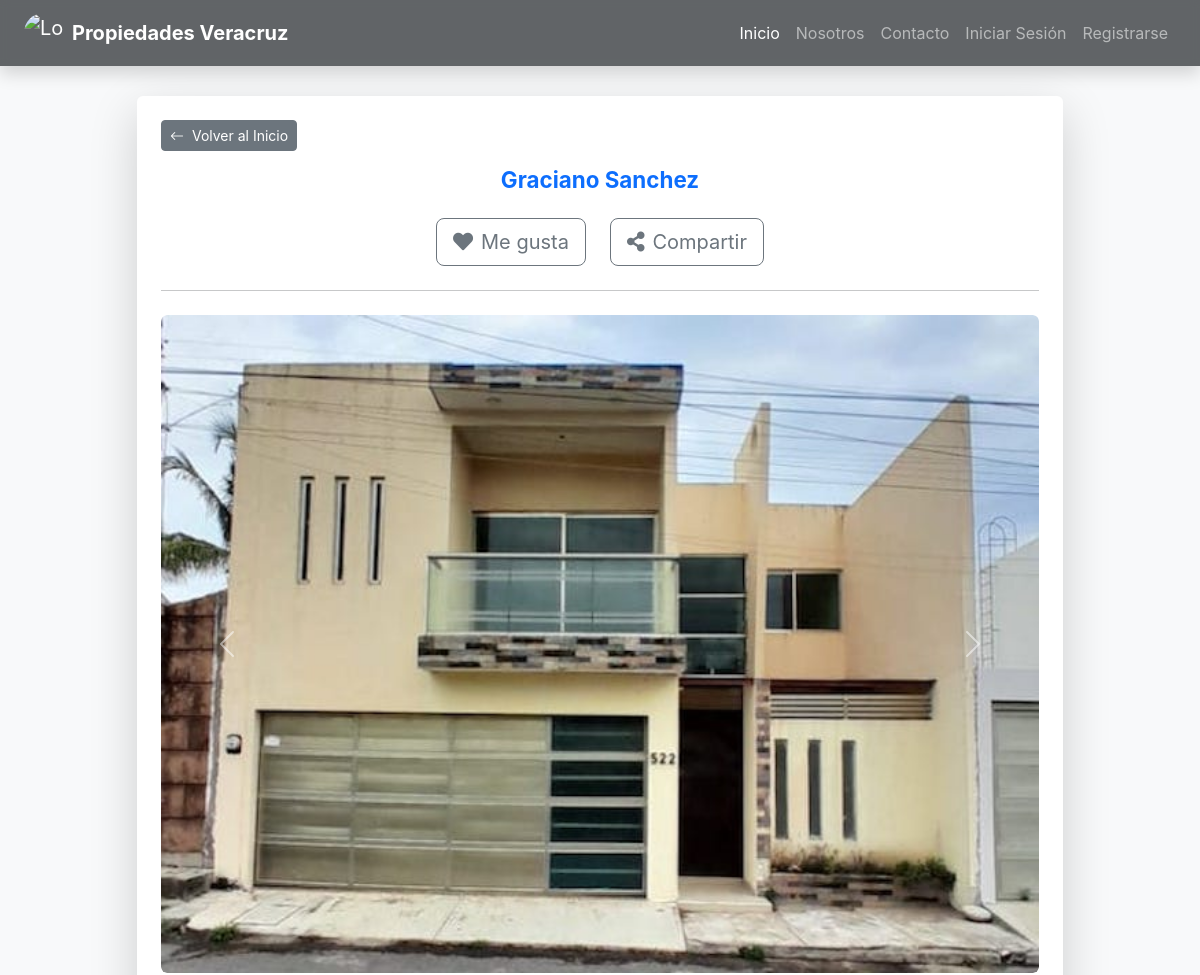
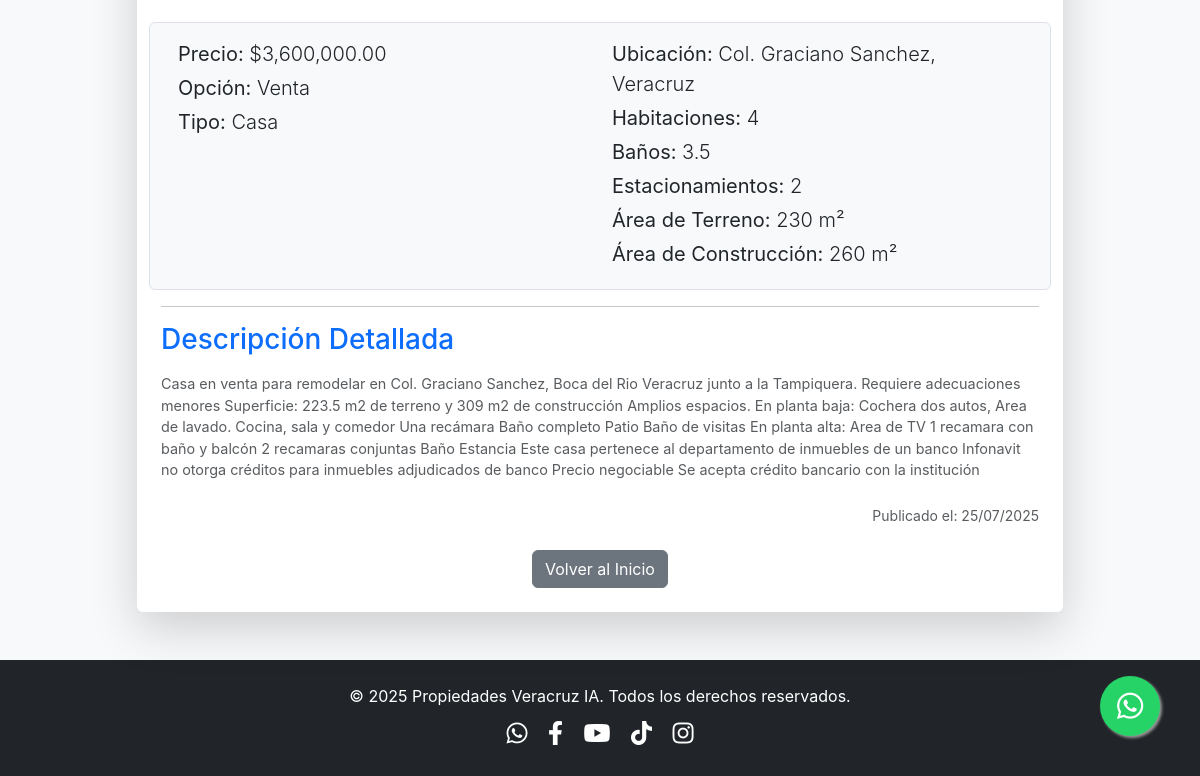
The app's page /property/8 with its own data (2 pictures, top to bottom).
### models.py (models this page shows, shortened)
class Property(db.Model):
    __tablename__ = 'property' # Añadido nombre de tabla explícito para consistencia
    id = db.Column(db.Integer, primary_key=True)
    titulo = db.Column(db.String(100), nullable=False)
    descripcion = db.Column(db.Text, nullable=False)
    precio = db.Column(db.Float, nullable=False)
    ubicacion = db.Column(db.String(200), nullable=False)
    municipio = db.Column(db.String(100), nullable=False)
    property_options = db.Column(db.String(100), nullable=False)
    tipo_propiedad = db.Column(db.String(50), nullable=False) # Ej: Casa, Departamento, Terreno
    num_habitaciones = db.Column(db.Integer, nullable=True)
    num_banos = db.Column(db.Integer, nullable=True)
    num_medios_banos = db.Column(db.Integer, default=0)
    num_estacionamientos = db.Column(db.Integer, default=0)
    area_construccion_metros_cuadrados = db.Column(db.Float, nullable=True)
    area_terreno_metros_cuadrados = db.Column(db.Float, nullable=True)
    antiguedad = db.Column(db.Integer, nullable=True) # En años
    cuota_mantenimiento = db.Column(db.Float, default=0.0)
    fecha_publicacion = db.Column(db.DateTime, default=datetime.utcnow)
    images = db.relationship('PropertyImage', backref='property', lazy=True, cascade="all, delete-orphan")
    agente_id = db.Column(db.Integer, db.ForeignKey('user.id'), nullable=False)
    agente = db.relationship('User', backref='managed_properties') # Relación inversa para acceder a las propiedades de un usuario

class PropertyImage(db.Model):
    __tablename__ = 'property_image' # Añadido nombre de tabla explícito
    id = db.Column(db.Integer, primary_key=True)
    filename = db.Column(db.String(100), nullable=False)
    property_id = db.Column(db.Integer, db.ForeignKey('property.id'), nullable=False)
    is_main = db.Column(db.Boolean, default=False) # Para identificar la imagen principal

### app.py (the view)
@main.route("/property/<int:property_id>")
def property_detail(property_id):
    property_data = db.session.get(Property, property_id) # Usar db.session.get() para la propiedad
    if not property_data:
        flash('La propiedad solicitada no existe.', 'danger')
        return redirect(url_for('main.home'))
    if property_data.images:
        sorted_images = sorted(property_data.images, key=lambda img: (not img.is_main, img.id))
        property_data.images = sorted_images # Asigna la lista ordenada de vuelta al atributo images
    return render_template('property_detail.html', title=property_data.titulo, property=property_data)

### templates/property_detail.html (shortened to what this page needs)
{% extends "base.html" %}
{% block content %}
<div class="container my-5 pt-5">
    <div class="row justify-content-center">
        <div class="col-lg-10 col-md-12">
            <div class="card shadow-lg border-0 rounded-lg">
                <div class="card-body p-4">
                    <div class="text-start mb-3">
                        <a href="{{ url_for('main.home') }}" class="btn btn-secondary btn-sm">
                            <i class="bi bi-arrow-left me-1"></i> Volver al Inicio
                        </a>
                    </div>
                    <h1 class="card-title text-center text-primary mb-4 display-4 fw-bold">{{ property.titulo }}</h1>
                    <div class="d-flex justify-content-center gap-4 mb-4">
                        <button type="button" class="btn btn-outline-secondary btn-lg d-flex align-items-center gap-2">
                            <i class="fas fa-heart"></i> Me gusta
                        </button>
                        <button type="button" class="btn btn-outline-secondary btn-lg d-flex align-items-center gap-2">
                            <i class="fas fa-share-alt"></i> Compartir
                        </button>
                    </div>
                    <hr class="mb-4">
                    {% if property.images %}
                    <div id="propertyCarousel" class="carousel slide mb-4" data-bs-ride="carousel">
                        <div class="carousel-inner rounded">
                            {% for image in property.images %}
                            <div class="carousel-item {% if loop.first %}active{% endif %}">
                                <img src="{{ url_for('static', filename='uploads/' + image.filename) }}" class="d-block w-100 rounded" alt="Imagen de la propiedad">
                            </div>
                            {% endfor %}
                        </div>
                        {% if property.images|length > 1 %}
                        <button class="carousel-control-prev" type="button" data-bs-target="#propertyCarousel" data-bs-slide="prev">
                            <span class="carousel-control-prev-icon" aria-hidden="true"></span>
                        </button>
                        <button class="carousel-control-next" type="button" data-bs-target="#propertyCarousel" data-bs-slide="next">
                            <span class="carousel-control-next-icon" aria-hidden="true"></span>
                        </button>
                        {% endif %}
                    </div>
                    {% else %}
                    <div class="text-center mb-4">
                        <img src="{{ url_for('static', filename='img/placeholders/no_image.png') }}" class="img-fluid rounded shadow-sm" alt="No hay imagen disponible">
                        <p class="text-muted mt-2">No hay imágenes disponibles para esta propiedad.</p>
                    </div>
                    {% endif %}
                    <div class="row mb-3 p-3 border rounded bg-light">
                        <div class="col-md-6">
                            <p class="lead mb-1"><strong>Precio:</strong> ${{ "{:,.2f}".format(property.precio) }}</p>
                            <p class="lead mb-1"><strong>Opción:</strong> {{ property.property_options }}</p>
                            <p class="lead mb-1"><strong>Tipo:</strong> {{ property.tipo_propiedad }}</p>
                        </div>
                        <div class="col-md-6">
                            <p class="lead mb-1"><strong>Ubicación:</strong> {{ property.ubicacion }}, {{ property.municipio }}</p>
                            {% if property.num_habitaciones %}
                                <p class="lead mb-1"><strong>Habitaciones:</strong> {{ property.num_habitaciones }}</p>
                            {% endif %}
                            {% if property.num_banos %}
                                <p class="lead mb-1"><strong>Baños:</strong> {{ property.num_banos }}{% if property.num_medios_banos %}.5{% endif %}</p>
                            {% endif %}
                            {% if property.num_estacionamientos %}
                                <p class="lead mb-1"><strong>Estacionamientos:</strong> {{ property.num_estacionamientos }}</p>
                            {% endif %}
                            {% if property.area_terreno_metros_cuadrados %}
                                <p class="lead mb-1"><strong>Área de Terreno:</strong> {{ "{:,.0f}".format(property.area_terreno_metros_cuadrados) }} m²</p>
                            {% endif %}
                            {% if property.area_construccion_metros_cuadrados %}
                                <p class="lead mb-1"><strong>Área de Construcción:</strong> {{ "{:,.0f}".format(property.area_construccion_metros_cuadrados) }} m²</p>
                            {% endif %}
                        </div>
                    </div>
                    <hr>
                    <h3 class="text-primary mb-3">Descripción Detallada</h3>
                    <p class="card-text text-muted">{{ property.descripcion }}</p>
                    <p class="text-end text-muted small mt-4">Publicado el: {{ property.fecha_publicacion.strftime('%d/%m/%Y') }}</p>
                    <div class="text-center mt-4">
                        <a href="{{ url_for('main.home') }}" class="btn btn-secondary">Volver al Inicio</a>
                    </div>
                </div>
            </div>
        </div>
    </div>
</div>
{% endblock content %}

### templates/base.html (shortened to what this page needs)
<!DOCTYPE html>
<html lang="es">
<head>
    <link href="https://cdn.jsdelivr.net/npm/bootstrap@5.3.3/dist/css/bootstrap.min.css" rel="stylesheet">
    <link rel="stylesheet" href="https://cdn.jsdelivr.net/npm/bootstrap-icons@1.11.3/font/bootstrap-icons.min.css">
    <link rel="stylesheet" href="https://cdnjs.cloudflare.com/ajax/libs/font-awesome/5.15.4/css/all.min.css" />
    <link rel="stylesheet" href="https://cdnjs.cloudflare.com/ajax/libs/animate.css/4.1.1/animate.min.css"/>
    <link rel="stylesheet" href="{{ url_for('static', filename='style.css') }}">
</head>
<body>
    <nav class="navbar navbar-expand-lg navbar-dark bg-dark fixed-top shadow">
        <div class="container-fluid px-4">
            <a class="navbar-brand d-flex align-items-center me-auto" href="{{ url_for('main.home') }}">
                <img src="{{ url_for('static', filename='img/banners/logo_01.jpg') }}" alt="Logo" width="40" height="40" class="d-inline-block align-text-top rounded-circle me-2">
                <span class="fw-bold">Propiedades Veracruz </span>
            </a>
            <div class="collapse navbar-collapse" id="navbarNav">
                <ul class="navbar-nav ms-auto">
                    <li class="nav-item">
                        <a class="nav-link active" aria-current="page" href="{{ url_for('main.home') }}">Inicio</a>
                    </li>
                    <li class="nav-item">
                        <a class="nav-link" href="{{ url_for('main.about_us') }}">Nosotros</a>
                    </li>
                    <li class="nav-item">
                        <a class="nav-link" href="{{ url_for('main.contact') }}">Contacto</a>
                    </li>
                    {% if current_user.is_authenticated %}
                        <li class="nav-item">
                            <span class="nav-link">
                                Hola,
                                {% if current_user.is_admin %}
                                    Admin ({{ current_user.username }})
                                {% else %}
                                    {{ current_user.username }}
                                {% endif %}
                            </span>
                        </li>
                        <li class="nav-item">
                            <a class="nav-link" href="{{ url_for('main.dashboard') }}">Dashboard</a>
                        </li>
                        <li class="nav-item">
                            <a class="nav-link" href="{{ url_for('main.logout') }}">Cerrar Sesión</a>
                        </li>
                    {% else %}
                        <li class="nav-item">
                            <a class="nav-link" href="{{ url_for('main.login') }}">Iniciar Sesión</a>
                        </li>
                        <li class="nav-item">
                            <a class="nav-link" href="{{ url_for('main.register') }}">Registrarse</a>
                        </li>
                    {% endif %}
                </ul>
            </div>
        </div>
    </nav>
    <main>
        {% block content %}{% endblock %}
    </main>
    <footer class="bg-dark text-white text-center py-4 mt-5">
        <div class="container">
            <p class="mb-0">© 2025 Propiedades Veracruz IA. Todos los derechos reservados.</p>
            <div class="social-icons mt-2">
                <a href="https://wa.me/522293019294" class="text-white mx-2" target="_blank" rel="noopener noreferrer"><i class="fab fa-whatsapp"></i></a>
                <a href="https://www.facebook.com/cMagnaDjesus" class="text-white mx-2" target="_blank" rel="noopener noreferrer"><i class="fab fa-facebook-f"></i></a>
                <a href="https://www.youtube.com/@propiedades-veracruz_2024" class="text-white mx-2" target="_blank" rel="noopener noreferrer"><i class="fab fa-youtube"></i></a>
                <a href="https://www.tiktok.com/@cmagnadj" class="text-white mx-2" target="_blank" rel="noopener noreferrer"><i class="fab fa-tiktok"></i></a>
                <a href="https://www.instagram.com/propiedades_veracruz/" class="text-white mx-2" target="_blank" rel="noopener noreferrer"><i class="fab fa-instagram"></i></a>
            </div>
        </div>
    </footer>
    <a href="#" id="whatsapp-float-btn" class="whatsapp-float" target="_blank" rel="noopener noreferrer">
        <i class="fab fa-whatsapp"></i>
    </a>
</body>
</html>

### static/style.css (style rules this page uses)
html, body { height: 100%; margin: 0; font-family: 'Inter', sans-serif; background-color: #f8f9fa; color: #343a40; }
.navbar { transition: background-color 0.3s ease-in-out; backdrop-filter: blur(5px); background-color: rgba(33, 37, 41, 0.7) !important; }
.navbar-brand .fw-bold { font-weight: 700 !important; }
.card-title { font-size: 1.4rem; margin-bottom: 0.5rem; }
.card-text.text-muted { font-size: 0.9rem; }
footer { background-color: #212529; color: #f8f9fa; }
.social-icons a { font-size: 1.5rem; margin: 0 10px; color: #f8f9fa; transition: color 0.3s ease; }
.whatsapp-float { position: fixed; width: 60px; height: 60px; bottom: 40px; right: 40px; background-color: #25d366; color: #FFF; border-radius: 50px; text-align: center; font-size: 30px; box-shadow: 2px 2px 3px #999; z-index: 1000; display: flex; justify-content: center; align-items: center; text-decoration: none; transition: background-color 0.3s ease, transform 0.3s ease; }
.whatsapp-float i { margin-top: 0; }

### records on screen
Property: titulo "Graciano Sanchez", precio "3,600,000.00", property_options "Venta", tipo_propiedad "Casa", ubicacion "Col. Graciano Sanchez", municipio "Veracruz", num_habitaciones "4", num_banos "3", num_estacionamientos "2", area_terreno_metros_cuadrados "230", area_construccion_metros_cuadrados "260", descripcion "Casa en venta para remodelar en Col. Graciano Sanchez, Boca del Rio Veracruz junto a la Tampiquera. Requiere adecuaciones menores Superficie: 223.5 m2 de terreno y 309 m2 de construcción Amplios espacios. En planta baja: Cochera dos autos, Area de lavado. Cocina, sala y comedor Una recámara Baño completo Patio Baño de visitas En planta alta: Area de TV 1 recamara con baño y balcón 2 recamaras conjuntas Baño Estancia Este casa pertenece al departamento de inmuebles de un banco Infonavit no otorga créditos para inmuebles adjudicados de banco Precio negociable Se acepta crédito bancario con la institución", fecha_publicacion "25/07/2025"
PropertyImage: filename (picture)
